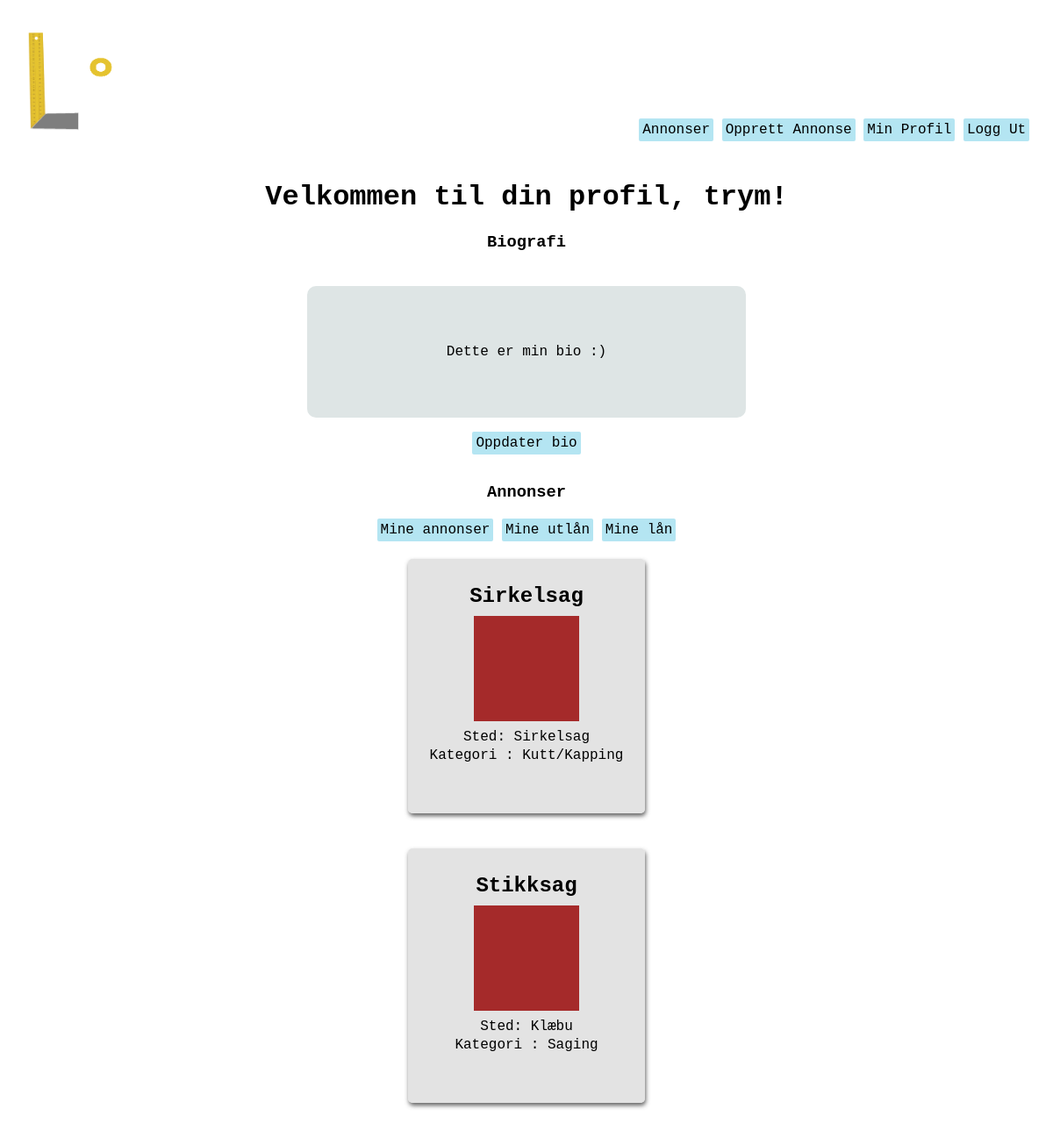
/users/profile (signed in), run on the app's committed database.
### users/models.py (models this page shows, shortened)
class Profile(models.Model):
    user = models.OneToOneField(User, on_delete=models.CASCADE)
    bio = models.TextField(verbose_name="Biografi", null=True)

### homepage/models.py (models this page shows, shortened)
class Listing(models.Model):
    owner = models.ForeignKey(User, verbose_name = 'User', on_delete=models.CASCADE, null=True) #user burde kanskje endres til settings.AUTH_USER_MODEL. må i så fall django.conf import settings
    title = models.CharField(max_length=50, verbose_name="Tittel")
    loaned = models.BooleanField(default=False, verbose_name="Utlånt?")
    price = models.PositiveSmallIntegerField(verbose_name='Pris', default=0)
    location = models.CharField(max_length=100, verbose_name="Sted") #burde kanskje være annet enn CharField. Gjør det vanskelig å sortere etter denne attributten
    description = models.TextField(verbose_name="Beskrivelse")
    SW = 1
    PT = 2
    WD = 3
    CT = 4
    SV = 5
    BO = 6
    OT = 7
    CATEGORY_CHOICES = (
        (SW, 'Saging'),
        (PT, 'Maling'),
        (WD, 'Sveising'),
        (CT, 'Kutt/Kapping'),
        (SV, 'Skruverktøy'),
        (BO, 'Slagverktøy'),
        (OT, 'Annet'),
    )
    category = models.PositiveSmallIntegerField(
        choices = CATEGORY_CHOICES,
        default = OT,
        verbose_name="Kategori",
    )

### users/views.py (the view)
# urls.py: path('profile', views.my_profile, name='my_profile'),
@login_required
def my_profile(request):
    current_user = request.user
    user_listings = current_user.listing_set.all()
    user_profile = current_user.profile
    listings = []
    if request.POST.get('loaned_out'):
        for listing in user_listings:
            if listing.loaned:
                listings.append(listing)
    elif request.POST.get('my_loans'):
        agreements= Agreement.objects.filter(loaner=request.user)
        for agreement in agreements:
            listings.append(agreement.listing)
    else:
        for listing in user_listings:
            if not listing.loaned:
                listings.append(listing)
    context = {'user': current_user, 'listings': listings, 'profile': user_profile}
    return render(request, 'users/my_profile.html', context)

### users/templates/users/my_profile.html (shortened to what this page needs)
{% extends "users/base.html" %}
{% block content %}
<div>
    <h1>Velkommen til din profil, {{user.username}}!</h1>
    <div>
        <h3>Biografi</h3>
        <div class='bioDIV'>
            <p>
                {{profile.bio}}
            </p>
        </div>
    </div>
    <a href="{% url 'users:update_profile' %}" class="knapp">Oppdater bio</a>
    <br>
    <br>
    <h3>Annonser</h3>
    <div>
        <form action="{% url 'users:my_profile' %}" method="POST">
            <button type="submit" value = "Click" name="my_listings">Mine annonser</button>
            <button type="submit" value = "Click" name="loaned_out">Mine utlån</button>
            <button type="submit" value = "Click" name="my_loans">Mine lån</button>
        </form>
    </div>
    <div>
        {% for listing in listings %}
            <div class="listingDIV">
                <a href="{% url 'homepage:listing' listing_id=listing.id %}" class="listingLink">invisible link!</a>
                <div class="listingContent">
                    <h2>{{listing.title}}</h2>
                    <div class="listingImg"></div>
                    <p>Sted: {{listing.location}}</p>
                    <p>Kategori : {{listing.get_category_display}}</p>
                </div>
            </div>
        {% endfor %}
    </div>
    <br>
</div>
{% endblock content %}

### users/static/stylish.css (style rules this page uses)
.bg { margin: 0px; background-image: url("../static/img/standinBG2_r.jpg"); background-size: cover; height: 100%; min-height: 100vh; font-family: 'Courier New', Courier, monospace; }
button, .knapp, .knappStor { background-color: rgb(180, 229, 242); padding: 4px; text-decoration: none; box-shadow: 2px; font-family: 'Courier New', Courier, monospace; color: black; border: none; border-radius: 2px; font-size: 16px; }
.listingDIV { background-color: rgba(218, 218, 218, 0.737); box-shadow: 1px 3px 5px rgba(63, 63, 63, 0.813); padding: 20px; margin: 20px; border-radius: 5px; display: inline-block; width: 230px; height: 250px; line-height: 5px; text-align: left; }
.listingLink { color: transparent; position: absolute; width: inherit; height: inherit; line-height: normal; }
.listingImg { display: inline-block; background-color: brown; height: 120px; width: 120px; }
.listingContent { text-align: center; }
.bioDIV { background-color: rgb(222, 229, 229); border-radius: 10px; padding: 50px; margin: 20px; width: 400px; height: auto; display: inline-block; }

### data on the page
Profile: bio "Dette er min bio :)"
Listing: title "Sirkelsag", location "Sirkelsag", category "Kutt/Kapping"
Listing: title "Stikksag", location "Klæbu", category "Saging"

### other printed values
{{ user.username }} "trym"
